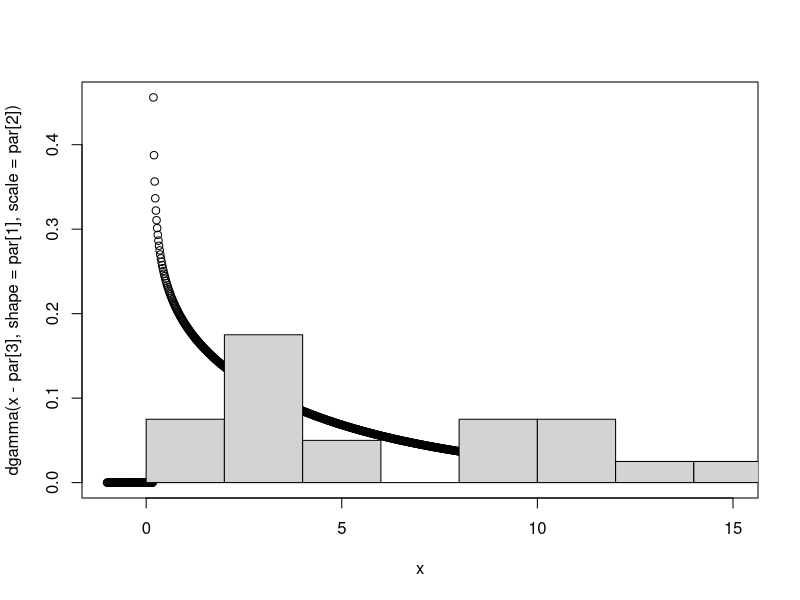

Write R code to recreate this figure.


data = rgamma(n=20, shape=2.3, scale=2);
likelihood = function(p) - sum(log(dgamma(data - p[3], shape=p[1], scale=p[2])));
result = optim(par=c(1.1, 1.1, min(data) - 1/length(data)), fn=likelihood);

print(result);
par = result$par;
x = seq(-1, 15, length=1000);
plot(x, dgamma(x - par[3], shape=par[1], scale=par[2]));
hist(data, add=T, prob=T);
